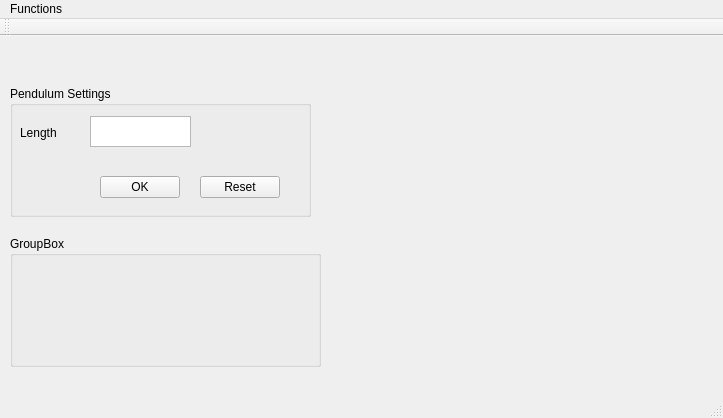
<?xml version="1.0" encoding="UTF-8"?>
<ui version="4.0">
 <class>SimplePendulum</class>
 <widget class="QMainWindow" name="SimplePendulum">
  <property name="geometry">
   <rect>
    <x>0</x>
    <y>0</y>
    <width>723</width>
    <height>418</height>
   </rect>
  </property>
  <property name="windowTitle">
   <string>SimplePendulum</string>
  </property>
  <widget class="QWidget" name="centralWidget">
   <widget class="QGroupBox" name="groupBox">
    <property name="geometry">
     <rect>
      <x>10</x>
      <y>50</y>
      <width>301</width>
      <height>131</height>
     </rect>
    </property>
    <property name="title">
     <string>Pendulum Settings</string>
    </property>
    <widget class="QLabel" name="label">
     <property name="geometry">
      <rect>
       <x>10</x>
       <y>40</y>
       <width>59</width>
       <height>14</height>
      </rect>
     </property>
     <property name="text">
      <string>Length</string>
     </property>
    </widget>
    <widget class="QTextEdit" name="textEdit_lenght">
     <property name="geometry">
      <rect>
       <x>80</x>
       <y>30</y>
       <width>101</width>
       <height>31</height>
      </rect>
     </property>
    </widget>
    <widget class="QPushButton" name="pushButton_OK">
     <property name="geometry">
      <rect>
       <x>90</x>
       <y>90</y>
       <width>80</width>
       <height>22</height>
      </rect>
     </property>
     <property name="text">
      <string>OK</string>
     </property>
    </widget>
    <widget class="QPushButton" name="pushButton_Reset">
     <property name="geometry">
      <rect>
       <x>190</x>
       <y>90</y>
       <width>80</width>
       <height>22</height>
      </rect>
     </property>
     <property name="text">
      <string>Reset</string>
     </property>
    </widget>
   </widget>
   <widget class="QGroupBox" name="groupBox_2">
    <property name="geometry">
     <rect>
      <x>10</x>
      <y>200</y>
      <width>311</width>
      <height>131</height>
     </rect>
    </property>
    <property name="title">
     <string>GroupBox</string>
    </property>
    <widget class="QLabel" name="label_Period">
     <property name="geometry">
      <rect>
       <x>10</x>
       <y>30</y>
       <width>71</width>
       <height>21</height>
      </rect>
     </property>
     <property name="text">
      <string/>
     </property>
    </widget>
    <widget class="QLabel" name="label_Motion">
     <property name="geometry">
      <rect>
       <x>10</x>
       <y>70</y>
       <width>71</width>
       <height>21</height>
      </rect>
     </property>
     <property name="text">
      <string/>
     </property>
    </widget>
   </widget>
  </widget>
  <widget class="QMenuBar" name="menuBar">
   <property name="geometry">
    <rect>
     <x>0</x>
     <y>0</y>
     <width>723</width>
     <height>19</height>
    </rect>
   </property>
   <widget class="QMenu" name="menuFunctions">
    <property name="title">
     <string>Functions</string>
    </property>
    <addaction name="actionStart"/>
    <addaction name="actionPause"/>
    <addaction name="actionResume"/>
   </widget>
   <addaction name="menuFunctions"/>
  </widget>
  <widget class="QToolBar" name="mainToolBar">
   <attribute name="toolBarArea">
    <enum>TopToolBarArea</enum>
   </attribute>
   <attribute name="toolBarBreak">
    <bool>false</bool>
   </attribute>
  </widget>
  <widget class="QStatusBar" name="statusBar"/>
  <action name="actionStart">
   <property name="text">
    <string>Start</string>
   </property>
  </action>
  <action name="actionPause">
   <property name="text">
    <string>Pause</string>
   </property>
  </action>
  <action name="actionStop">
   <property name="text">
    <string>Stop</string>
   </property>
  </action>
  <action name="actionResume">
   <property name="text">
    <string>Resume</string>
   </property>
  </action>
 </widget>
 <layoutdefault spacing="6" margin="11"/>
 <resources/>
 <connections/>
</ui>
